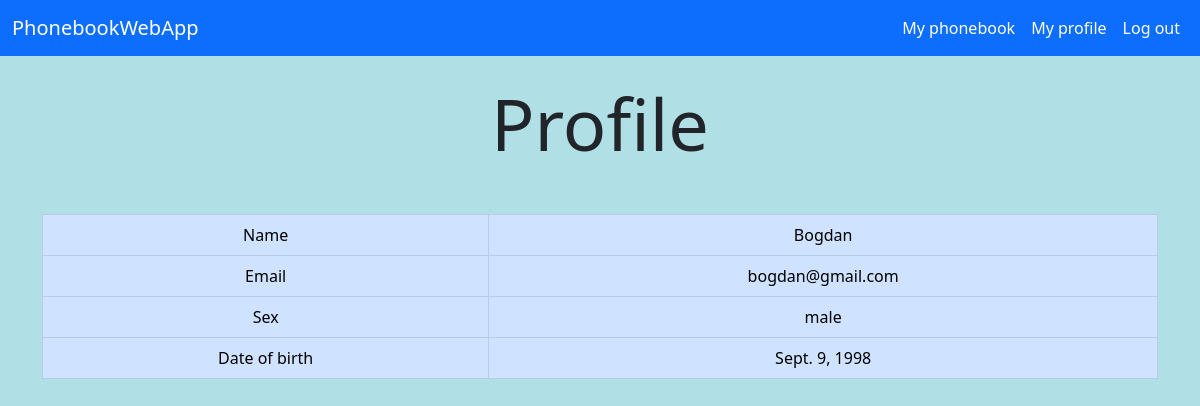
The app's page /accounts/myprofile/ (signed in) with its own data.
### account_management/models.py (models this page shows)
class ExtendedUser(AbstractUser):
	date_of_birth = models.DateField(null=True)
	SEX_CHOICES = (
		('male', 'Male'),
		('female', 'Female'),
	)
	sex = models.CharField(
		max_length=6,
		choices=SEX_CHOICES,
	)

### account_management/views.py (the view)
# urls.py: path('myprofile/', views.MyProfileView.as_view(), name='myprofile'),
class MyProfileView(LoginRequiredMixin, generic.TemplateView):
	model = ExtendedUser
	template_name = 'account_management/myprofile.html'
	login_url = 'login'

### account_management/templates/account_management/myprofile.html (shortened to what this page needs)
{% extends 'base.html' %}
{% block content %}
	<div class="container mt-4">
		<figure class="text-center">
			<h2 class="display-2">Profile</h2>
		</figure>
	</div>
	<div class="container mt-5">
    	<div class="row">
        	<div class="d-flex justify-content-center text-center">
				<table class="table table-bordered table-primary">
				  <tbody>
				  	<tr>
				      <td>Name</td>
				      <td>{{ user.username }}</td>
				    </tr>
				    <tr>
				      <td>Email</td>
				      <td>{{ user.email }}</td>
				    </tr>
				    <tr>
				      <td>Sex</td>
				      <td>{{ user.sex }}</td>
				    </tr>
					<tr>
				      <td>Date of birth</td>
				      <td>{{ user.date_of_birth }}</td>
				    </tr>
				  </tbody>
				</table>
			</div>
		</div>
	</div>
{% endblock content %}

### records on screen
ExtendedUser: username "Bogdan", email "bogdan@gmail.com", sex "male", date_of_birth "Sept. 9, 1998"
